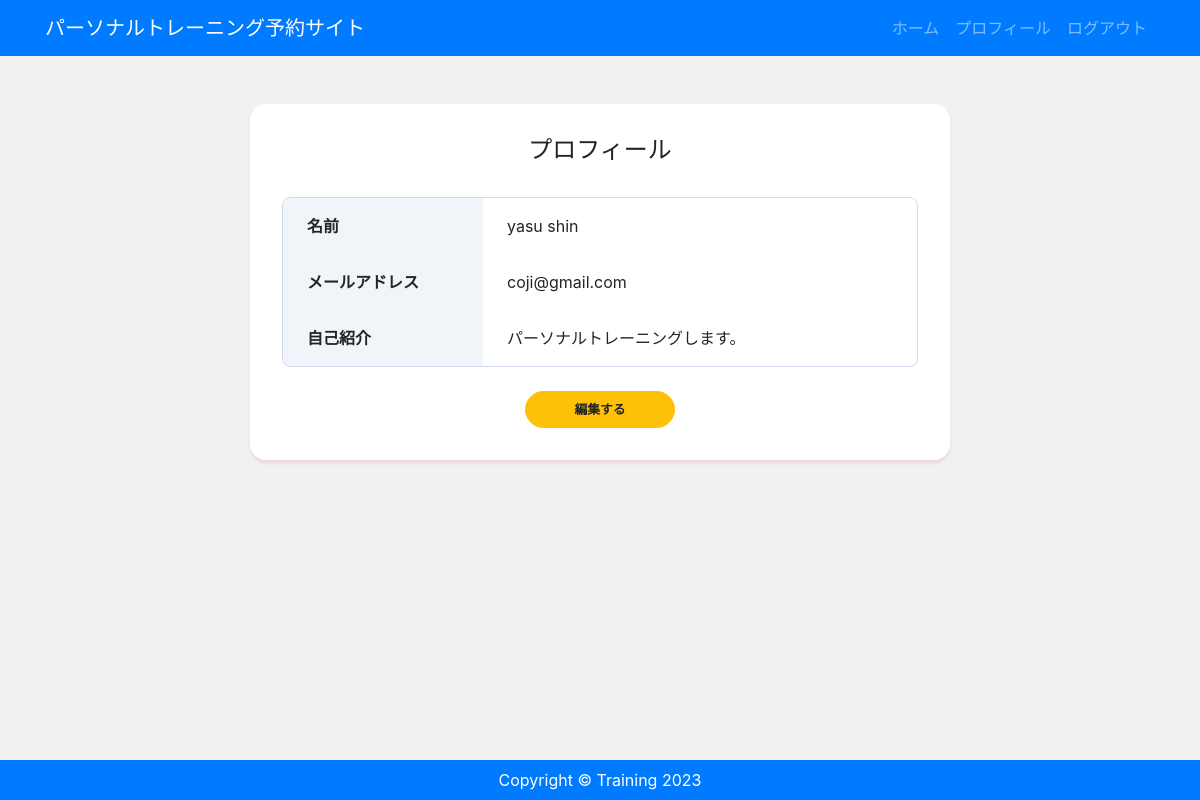
Page /accounts/profile/ (signed in) on the committed database.
### accounts/models.py (models this page shows, shortened)
class CustomUser(AbstractBaseUser, PermissionsMixin):
    email = models.EmailField('メールアドレス', unique=True)
    first_name = models.CharField(('姓'), max_length=30)
    last_name = models.CharField(('名'), max_length=30)
    description = models.TextField('自己紹介', default="", blank=True)
    is_staff = models.BooleanField(
        ('staff status'),
        default=False,
        help_text=('Designates whether the user can log into this admin site.'),
    )
    is_active = models.BooleanField(
        ('active'),
        default=True,
        help_text=(
            'Designates whether this user should be treated as active. '
            'Unselect this instead of deleting accounts.'
        ),
    )
    objects = UserManager()
    USERNAME_FIELD = 'email'
    EMAIL_FIELD = 'email'
    REQUIRED_FIELDS = []
    class Meta:
        verbose_name = ('user')
        verbose_name_plural = ('users')

### accounts/views.py (the view)
# urls.py: path('profile/', views.ProfileView.as_view(), name='profile'),
class ProfileView(LoginRequiredMixin, View):
    def get(self, request, *args, **kwargs):
        user_data = CustomUser.objects.get(id=request.user.id)
        staff_data = Staff.objects.get(user=user_data)
        booking_data = Booking.objects.filter(staff=staff_data, start__gte=timezone.now())
        return render(request, 'accounts/profile.html', {
            'user_data': user_data,
            'staff_data': staff_data,
            'booking_data': booking_data,
        })

### accounts/templates/accounts/profile.html
{% extends "app/base.html" %}
{% block content %}
<div class="card card-profile my-5 mx-auto">
    <div class="card-body">
        <h5 class="card-title text-center">プロフィール</h5>
        <table class="profile_table mb-4">
            <tbody>
                <tr>
                    <th class="header">名前</th>
                    <td class="data">{{ user_data.first_name }} {{ user_data.last_name }}</td>
                </tr>
                <tr>
                    <th class="header">メールアドレス</th>
                    <td class="data">{{ user_data.email }}</td>
                </tr>
                <tr>
                    <th class="header">自己紹介</th>
                    <td class="data">{{ user_data.description }}</td>
                </tr>
            </tbody>
        </table>
        <div class="button mx-auto">
            <a class="btn btn-lg btn-warning btn-block" href="{% url 'profile_edit' %}">編集する</a>
        </div>
    </div>
</div>
{% endblock %}

### app/static/css/style.css (style rules this page uses)
* { margin: 0; padding: 0; box-sizing: border-box; }
body { background: #F1F1F1; display: flex; flex-flow: column; min-height: 100vh; }
table { border-spacing: 0; }
.card-profile { width: 700px; border: 0; border-radius: 1rem; box-shadow: 0 0.2rem 0.2rem 0 rgba(240, 6, 6, 0.1); }
.card-title { margin-bottom: 2rem; font-size: 1.5rem; }
.card-body { padding: 2rem; }
.button { width: 150px; }
.btn { font-size: 80%; border-radius: 5rem; font-weight: bold; }
.profile_table { width: 100%; border: 1px solid #D1DBEB; border-radius: 8px; border-collapse: separate; overflow: hidden; }
.profile_table .header { width: 200px; padding: 16px 24px; text-align: left; background: #F1F5FA; }
.profile_table .data { padding: 16px 24px; }

### rows in the picture
CustomUser: first_name "yasu", last_name "shin", email "coji@gmail.com", description "パーソナルトレーニングします。"
